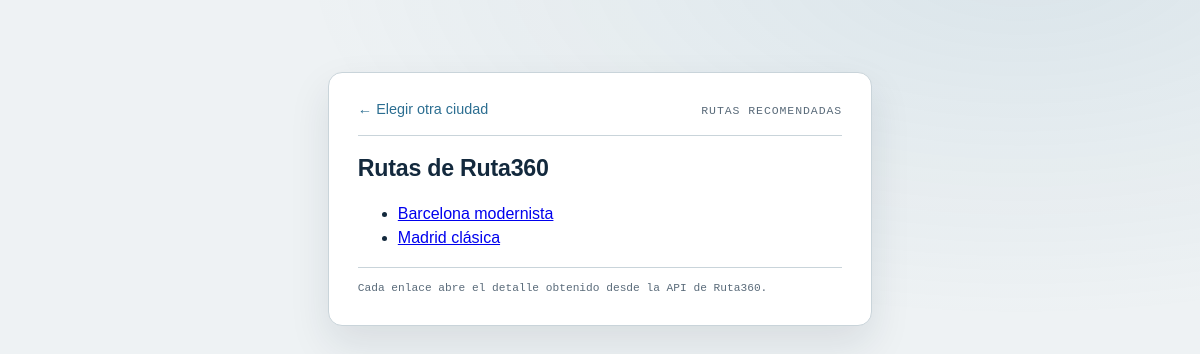
Page /rutas.php on the earlier database version.
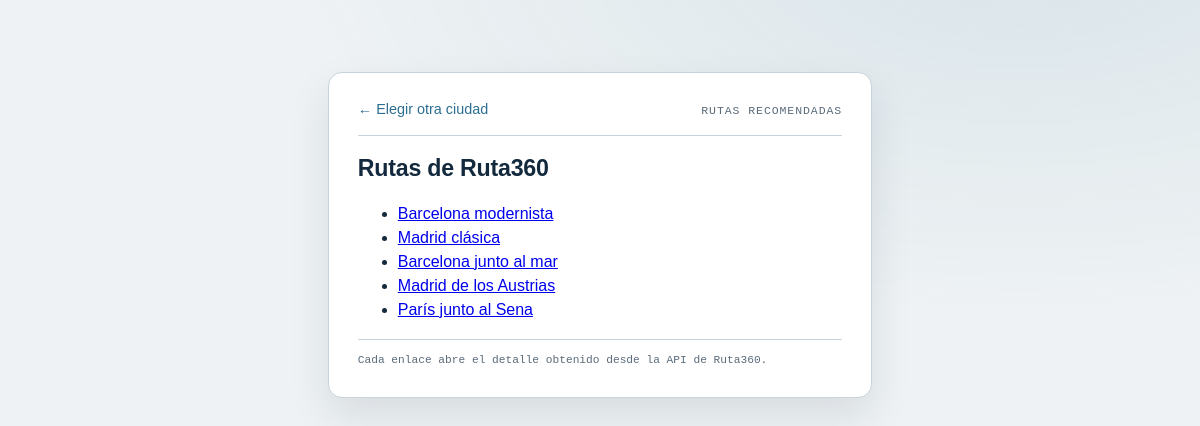
Same page on the later database version.
### tables this page shows
CREATE TABLE rutas (
    id_ruta INT UNSIGNED AUTO_INCREMENT PRIMARY KEY,
    id_ciudad INT UNSIGNED NOT NULL,
    titulo VARCHAR(150) NOT NULL,
    descripcion TEXT NOT NULL,
    duracion_minutos SMALLINT UNSIGNED NOT NULL,
    distancia_km DECIMAL(5,2) NOT NULL,
    dificultad ENUM('fácil', 'media', 'alta') NOT NULL DEFAULT 'media',
    activa TINYINT(1) NOT NULL DEFAULT 1,
    CONSTRAINT fk_rutas_ciudad
        FOREIGN KEY (id_ciudad) REFERENCES ciudades(id_ciudad)
);

### rutas.php (the view, shortened to what this page needs)
<?php
require_once __DIR__ . '/conexion.php';
$consulta = $pdo->query(
    'SELECT id_ruta, titulo
     FROM rutas
     WHERE activa = 1
     ORDER BY id_ruta'
);
$rutas = $consulta->fetchAll();
?>
<!doctype html>
<html lang="es">
<head>
    <link rel="stylesheet" href="estilos.css">
</head>
<body>
<main class="panel">
    <header class="panel-cabecera">
        <a class="volver" href="index.php">← Elegir otra ciudad</a>
        <p class="panel-rol">Rutas recomendadas</p>
    </header>
    <h1>Rutas de Ruta360</h1>
    <ul class="lista-rutas">
        <?php foreach ($rutas as $ruta): ?>
            <li>
                <a href="ver_ruta.php?id_ruta=<?= (int) $ruta['id_ruta'] ?>">
                    <?= htmlspecialchars($ruta['titulo']) ?>
                </a>
            </li>
        <?php endforeach; ?>
    </ul>
    <p class="fuente">Cada enlace abre el detalle obtenido desde la API de Ruta360.</p>
</main>
</body>
</html>

### estilos.css (style rules this page uses)
:root { --tinta: #13293D; --bruma: #EEF2F4; --papel: #FFFFFF; --baliza: #E2571E; --rumbo: #2C6E91; --linea: #C9D4DA; --tinta-suave: #5A6B7A; --radio: 14px; }
* { box-sizing: border-box; }
body { font-family: "Instrument Sans", Arial, sans-serif; background: radial-gradient(1200px 600px at 85% -10%, rgba(44, 110, 145, 0.10), transparent 60%), var(--bruma); color: var(--tinta); margin: 0; padding: 2rem 1.25rem 3rem; line-height: 1.5; }
.panel { max-width: 34rem; margin: 2.5rem auto; background: var(--papel); border: 1px solid var(--linea); border-radius: var(--radio); box-shadow: 0 18px 40px rgba(19, 41, 61, 0.10); padding: 1.6rem 1.8rem 1.8rem; }
.panel-cabecera { display: flex; justify-content: space-between; align-items: baseline; gap: 1rem; padding-bottom: 0.9rem; border-bottom: 1px solid var(--linea); margin-bottom: 1.2rem; }
.panel-rol { margin: 0; font-family: "IBM Plex Mono", monospace; font-size: 0.72rem; letter-spacing: 0.08em; text-transform: uppercase; color: var(--tinta-suave); text-align: right; }
h1 { font-family: "Bricolage Grotesque", Arial, sans-serif; font-weight: 800; font-size: 1.45rem; line-height: 1.2; margin: 0 0 1.2rem; letter-spacing: -0.01em; }
.volver { display: inline-block; margin: 0; color: var(--rumbo); text-decoration: none; font-size: 0.9rem; font-weight: 500; }
.fuente { margin: 1.1rem 0 0; font-family: "IBM Plex Mono", monospace; font-size: 0.7rem; color: var(--tinta-suave); border-top: 1px solid var(--linea); padding-top: 0.7rem; }

Differences in the rows shown:
added rutas: titulo "Barcelona junto al mar"
added rutas: titulo "Madrid de los Austrias"
added rutas: titulo "París junto al Sena"
